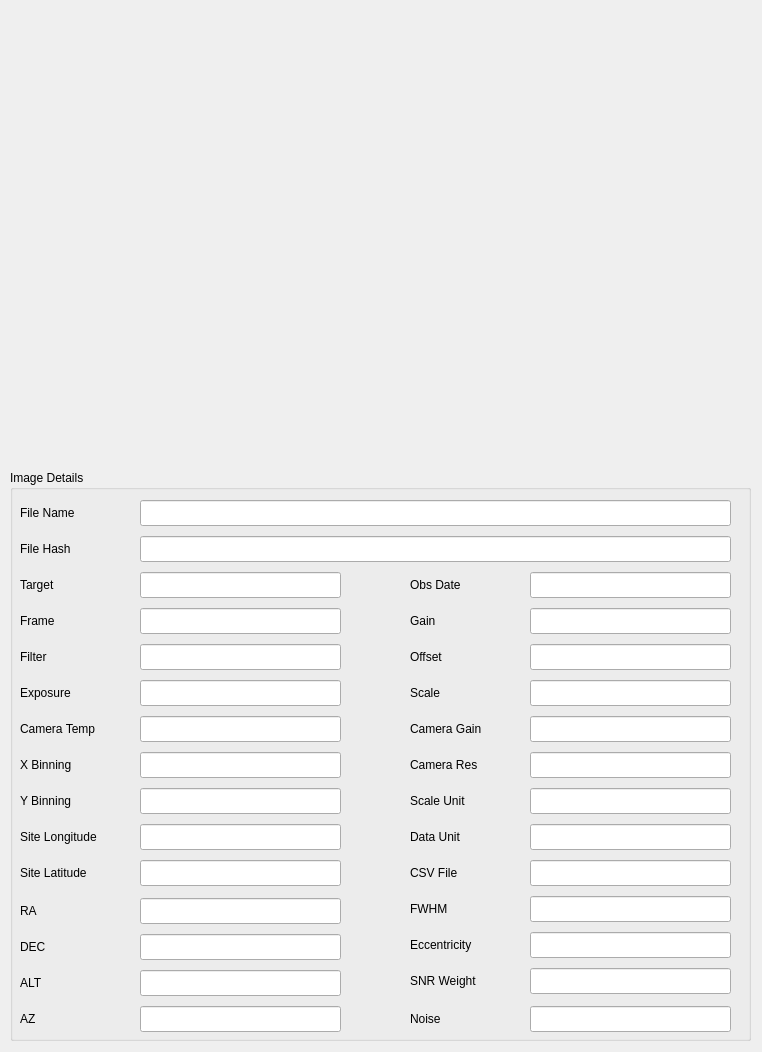
<?xml version="1.0" encoding="UTF-8"?>
<ui version="4.0">
 <class>Dialog</class>
 <widget class="QDialog" name="Dialog">
  <property name="geometry">
   <rect>
    <x>0</x>
    <y>0</y>
    <width>762</width>
    <height>1052</height>
   </rect>
  </property>
  <property name="windowTitle">
   <string>Dialog</string>
  </property>
  <widget class="QGroupBox" name="groupBox">
   <property name="geometry">
    <rect>
     <x>10</x>
     <y>470</y>
     <width>741</width>
     <height>571</height>
    </rect>
   </property>
   <property name="title">
    <string>Image Details</string>
   </property>
   <widget class="QLineEdit" name="lineEditFile">
    <property name="geometry">
     <rect>
      <x>130</x>
      <y>30</y>
      <width>591</width>
      <height>26</height>
     </rect>
    </property>
   </widget>
   <widget class="QLabel" name="labelFile">
    <property name="geometry">
     <rect>
      <x>10</x>
      <y>34</y>
      <width>91</width>
      <height>18</height>
     </rect>
    </property>
    <property name="text">
     <string>File Name</string>
    </property>
   </widget>
   <widget class="QLineEdit" name="lineEditHash">
    <property name="geometry">
     <rect>
      <x>130</x>
      <y>66</y>
      <width>591</width>
      <height>26</height>
     </rect>
    </property>
   </widget>
   <widget class="QLabel" name="labelHash">
    <property name="geometry">
     <rect>
      <x>10</x>
      <y>70</y>
      <width>101</width>
      <height>18</height>
     </rect>
    </property>
    <property name="text">
     <string>File Hash</string>
    </property>
   </widget>
   <widget class="QLineEdit" name="lineEditTarget">
    <property name="geometry">
     <rect>
      <x>130</x>
      <y>102</y>
      <width>201</width>
      <height>26</height>
     </rect>
    </property>
   </widget>
   <widget class="QLabel" name="labelFileTarget">
    <property name="geometry">
     <rect>
      <x>10</x>
      <y>106</y>
      <width>74</width>
      <height>18</height>
     </rect>
    </property>
    <property name="text">
     <string>Target</string>
    </property>
   </widget>
   <widget class="QLineEdit" name="lineEditFrame">
    <property name="geometry">
     <rect>
      <x>130</x>
      <y>138</y>
      <width>201</width>
      <height>26</height>
     </rect>
    </property>
   </widget>
   <widget class="QLabel" name="labelFrame">
    <property name="geometry">
     <rect>
      <x>10</x>
      <y>142</y>
      <width>74</width>
      <height>18</height>
     </rect>
    </property>
    <property name="text">
     <string>Frame</string>
    </property>
   </widget>
   <widget class="QLineEdit" name="lineEditFilter">
    <property name="geometry">
     <rect>
      <x>130</x>
      <y>174</y>
      <width>201</width>
      <height>26</height>
     </rect>
    </property>
   </widget>
   <widget class="QLabel" name="labelFilter">
    <property name="geometry">
     <rect>
      <x>10</x>
      <y>178</y>
      <width>74</width>
      <height>18</height>
     </rect>
    </property>
    <property name="text">
     <string>Filter</string>
    </property>
   </widget>
   <widget class="QLineEdit" name="lineEditExposure">
    <property name="geometry">
     <rect>
      <x>130</x>
      <y>210</y>
      <width>201</width>
      <height>26</height>
     </rect>
    </property>
   </widget>
   <widget class="QLabel" name="labelExposure">
    <property name="geometry">
     <rect>
      <x>10</x>
      <y>214</y>
      <width>74</width>
      <height>18</height>
     </rect>
    </property>
    <property name="text">
     <string>Exposure</string>
    </property>
   </widget>
   <widget class="QLineEdit" name="lineEditTemp">
    <property name="geometry">
     <rect>
      <x>130</x>
      <y>246</y>
      <width>201</width>
      <height>26</height>
     </rect>
    </property>
   </widget>
   <widget class="QLabel" name="labelTemp">
    <property name="geometry">
     <rect>
      <x>10</x>
      <y>250</y>
      <width>111</width>
      <height>18</height>
     </rect>
    </property>
    <property name="text">
     <string>Camera Temp</string>
    </property>
   </widget>
   <widget class="QLineEdit" name="lineEditXbinning">
    <property name="geometry">
     <rect>
      <x>130</x>
      <y>282</y>
      <width>201</width>
      <height>26</height>
     </rect>
    </property>
   </widget>
   <widget class="QLabel" name="labelXBinning">
    <property name="geometry">
     <rect>
      <x>10</x>
      <y>286</y>
      <width>111</width>
      <height>18</height>
     </rect>
    </property>
    <property name="text">
     <string>X Binning</string>
    </property>
   </widget>
   <widget class="QLineEdit" name="lineEditYbinning">
    <property name="geometry">
     <rect>
      <x>130</x>
      <y>318</y>
      <width>201</width>
      <height>26</height>
     </rect>
    </property>
   </widget>
   <widget class="QLabel" name="labelYbinning">
    <property name="geometry">
     <rect>
      <x>10</x>
      <y>322</y>
      <width>111</width>
      <height>18</height>
     </rect>
    </property>
    <property name="text">
     <string>Y Binning</string>
    </property>
   </widget>
   <widget class="QLineEdit" name="lineEditSiteLong">
    <property name="geometry">
     <rect>
      <x>130</x>
      <y>354</y>
      <width>201</width>
      <height>26</height>
     </rect>
    </property>
   </widget>
   <widget class="QLabel" name="labelSiteLong">
    <property name="geometry">
     <rect>
      <x>10</x>
      <y>358</y>
      <width>111</width>
      <height>18</height>
     </rect>
    </property>
    <property name="text">
     <string>Site Longitude</string>
    </property>
   </widget>
   <widget class="QLineEdit" name="lineEditSiteLat">
    <property name="geometry">
     <rect>
      <x>130</x>
      <y>390</y>
      <width>201</width>
      <height>26</height>
     </rect>
    </property>
   </widget>
   <widget class="QLabel" name="labelSiteLat">
    <property name="geometry">
     <rect>
      <x>10</x>
      <y>394</y>
      <width>111</width>
      <height>18</height>
     </rect>
    </property>
    <property name="text">
     <string>Site Latitude</string>
    </property>
   </widget>
   <widget class="QLabel" name="labelRa">
    <property name="geometry">
     <rect>
      <x>10</x>
      <y>432</y>
      <width>111</width>
      <height>18</height>
     </rect>
    </property>
    <property name="text">
     <string>RA</string>
    </property>
   </widget>
   <widget class="QLineEdit" name="lineEditRa">
    <property name="geometry">
     <rect>
      <x>130</x>
      <y>428</y>
      <width>201</width>
      <height>26</height>
     </rect>
    </property>
   </widget>
   <widget class="QLabel" name="labelDec">
    <property name="geometry">
     <rect>
      <x>10</x>
      <y>468</y>
      <width>111</width>
      <height>18</height>
     </rect>
    </property>
    <property name="text">
     <string>DEC</string>
    </property>
   </widget>
   <widget class="QLineEdit" name="lineEditDec">
    <property name="geometry">
     <rect>
      <x>130</x>
      <y>464</y>
      <width>201</width>
      <height>26</height>
     </rect>
    </property>
   </widget>
   <widget class="QLineEdit" name="lineEditAlt">
    <property name="geometry">
     <rect>
      <x>130</x>
      <y>500</y>
      <width>201</width>
      <height>26</height>
     </rect>
    </property>
   </widget>
   <widget class="QLabel" name="labelAlt">
    <property name="geometry">
     <rect>
      <x>10</x>
      <y>504</y>
      <width>111</width>
      <height>18</height>
     </rect>
    </property>
    <property name="text">
     <string>ALT</string>
    </property>
   </widget>
   <widget class="QLineEdit" name="lineEditAz">
    <property name="geometry">
     <rect>
      <x>130</x>
      <y>536</y>
      <width>201</width>
      <height>26</height>
     </rect>
    </property>
   </widget>
   <widget class="QLabel" name="labelAz">
    <property name="geometry">
     <rect>
      <x>10</x>
      <y>540</y>
      <width>111</width>
      <height>18</height>
     </rect>
    </property>
    <property name="text">
     <string>AZ</string>
    </property>
   </widget>
   <widget class="QLineEdit" name="lineEditSnrWeight">
    <property name="geometry">
     <rect>
      <x>520</x>
      <y>498</y>
      <width>201</width>
      <height>26</height>
     </rect>
    </property>
   </widget>
   <widget class="QLineEdit" name="lineEditGain">
    <property name="geometry">
     <rect>
      <x>520</x>
      <y>138</y>
      <width>201</width>
      <height>26</height>
     </rect>
    </property>
   </widget>
   <widget class="QLabel" name="labelFileDate">
    <property name="geometry">
     <rect>
      <x>400</x>
      <y>106</y>
      <width>116</width>
      <height>18</height>
     </rect>
    </property>
    <property name="text">
     <string>Obs Date</string>
    </property>
   </widget>
   <widget class="QLabel" name="labelEccentricity">
    <property name="geometry">
     <rect>
      <x>400</x>
      <y>466</y>
      <width>116</width>
      <height>18</height>
     </rect>
    </property>
    <property name="text">
     <string>Eccentricity</string>
    </property>
   </widget>
   <widget class="QLineEdit" name="lineEditSubframeScale">
    <property name="geometry">
     <rect>
      <x>520</x>
      <y>210</y>
      <width>201</width>
      <height>26</height>
     </rect>
    </property>
   </widget>
   <widget class="QLabel" name="labelScaleUnit">
    <property name="geometry">
     <rect>
      <x>400</x>
      <y>322</y>
      <width>116</width>
      <height>18</height>
     </rect>
    </property>
    <property name="text">
     <string>Scale Unit</string>
    </property>
   </widget>
   <widget class="QLineEdit" name="lineEditOffset">
    <property name="geometry">
     <rect>
      <x>520</x>
      <y>174</y>
      <width>201</width>
      <height>26</height>
     </rect>
    </property>
   </widget>
   <widget class="QLineEdit" name="lineEditCsvFile">
    <property name="geometry">
     <rect>
      <x>520</x>
      <y>390</y>
      <width>201</width>
      <height>26</height>
     </rect>
    </property>
   </widget>
   <widget class="QLineEdit" name="lineEditFwhm">
    <property name="geometry">
     <rect>
      <x>520</x>
      <y>426</y>
      <width>201</width>
      <height>26</height>
     </rect>
    </property>
   </widget>
   <widget class="QLabel" name="labelNoise">
    <property name="geometry">
     <rect>
      <x>400</x>
      <y>540</y>
      <width>116</width>
      <height>18</height>
     </rect>
    </property>
    <property name="text">
     <string>Noise</string>
    </property>
   </widget>
   <widget class="QLineEdit" name="lineEditCameraGain">
    <property name="geometry">
     <rect>
      <x>520</x>
      <y>246</y>
      <width>201</width>
      <height>26</height>
     </rect>
    </property>
   </widget>
   <widget class="QLabel" name="labelCsvFile">
    <property name="geometry">
     <rect>
      <x>400</x>
      <y>394</y>
      <width>116</width>
      <height>18</height>
     </rect>
    </property>
    <property name="text">
     <string>CSV File</string>
    </property>
   </widget>
   <widget class="QLabel" name="labelFileOffset">
    <property name="geometry">
     <rect>
      <x>400</x>
      <y>178</y>
      <width>116</width>
      <height>18</height>
     </rect>
    </property>
    <property name="text">
     <string>Offset</string>
    </property>
   </widget>
   <widget class="QLabel" name="labelGain">
    <property name="geometry">
     <rect>
      <x>400</x>
      <y>142</y>
      <width>116</width>
      <height>18</height>
     </rect>
    </property>
    <property name="text">
     <string>Gain</string>
    </property>
   </widget>
   <widget class="QLabel" name="labelSnrWeight">
    <property name="geometry">
     <rect>
      <x>400</x>
      <y>502</y>
      <width>116</width>
      <height>18</height>
     </rect>
    </property>
    <property name="text">
     <string>SNR Weight</string>
    </property>
   </widget>
   <widget class="QLabel" name="labelCameraResolution">
    <property name="geometry">
     <rect>
      <x>400</x>
      <y>286</y>
      <width>116</width>
      <height>18</height>
     </rect>
    </property>
    <property name="text">
     <string>Camera Res</string>
    </property>
   </widget>
   <widget class="QLineEdit" name="lineEditEccentricity">
    <property name="geometry">
     <rect>
      <x>520</x>
      <y>462</y>
      <width>201</width>
      <height>26</height>
     </rect>
    </property>
   </widget>
   <widget class="QLabel" name="labelSubframeScale">
    <property name="geometry">
     <rect>
      <x>400</x>
      <y>214</y>
      <width>116</width>
      <height>18</height>
     </rect>
    </property>
    <property name="text">
     <string>Scale</string>
    </property>
   </widget>
   <widget class="QLineEdit" name="lineEditCameraResolution">
    <property name="geometry">
     <rect>
      <x>520</x>
      <y>282</y>
      <width>201</width>
      <height>26</height>
     </rect>
    </property>
   </widget>
   <widget class="QLineEdit" name="lineEditNoise">
    <property name="geometry">
     <rect>
      <x>520</x>
      <y>536</y>
      <width>201</width>
      <height>26</height>
     </rect>
    </property>
   </widget>
   <widget class="QLineEdit" name="lineEditDate">
    <property name="geometry">
     <rect>
      <x>520</x>
      <y>102</y>
      <width>201</width>
      <height>26</height>
     </rect>
    </property>
   </widget>
   <widget class="QLabel" name="labelCameraGain">
    <property name="geometry">
     <rect>
      <x>400</x>
      <y>250</y>
      <width>116</width>
      <height>18</height>
     </rect>
    </property>
    <property name="text">
     <string>Camera Gain</string>
    </property>
   </widget>
   <widget class="QLabel" name="labelFwhm">
    <property name="geometry">
     <rect>
      <x>400</x>
      <y>430</y>
      <width>116</width>
      <height>18</height>
     </rect>
    </property>
    <property name="text">
     <string>FWHM</string>
    </property>
   </widget>
   <widget class="QLineEdit" name="lineEditScaleUnit">
    <property name="geometry">
     <rect>
      <x>520</x>
      <y>318</y>
      <width>201</width>
      <height>26</height>
     </rect>
    </property>
   </widget>
   <widget class="QLabel" name="labelDataUnit">
    <property name="geometry">
     <rect>
      <x>400</x>
      <y>358</y>
      <width>116</width>
      <height>18</height>
     </rect>
    </property>
    <property name="text">
     <string>Data Unit</string>
    </property>
   </widget>
   <widget class="QLineEdit" name="lineEditDataUnit">
    <property name="geometry">
     <rect>
      <x>520</x>
      <y>354</y>
      <width>201</width>
      <height>26</height>
     </rect>
    </property>
   </widget>
  </widget>
  <widget class="QWidget" name="MplWidget" native="true">
   <property name="geometry">
    <rect>
     <x>39</x>
     <y>4</y>
     <width>711</width>
     <height>441</height>
    </rect>
   </property>
  </widget>
 </widget>
 <resources/>
 <connections/>
</ui>
